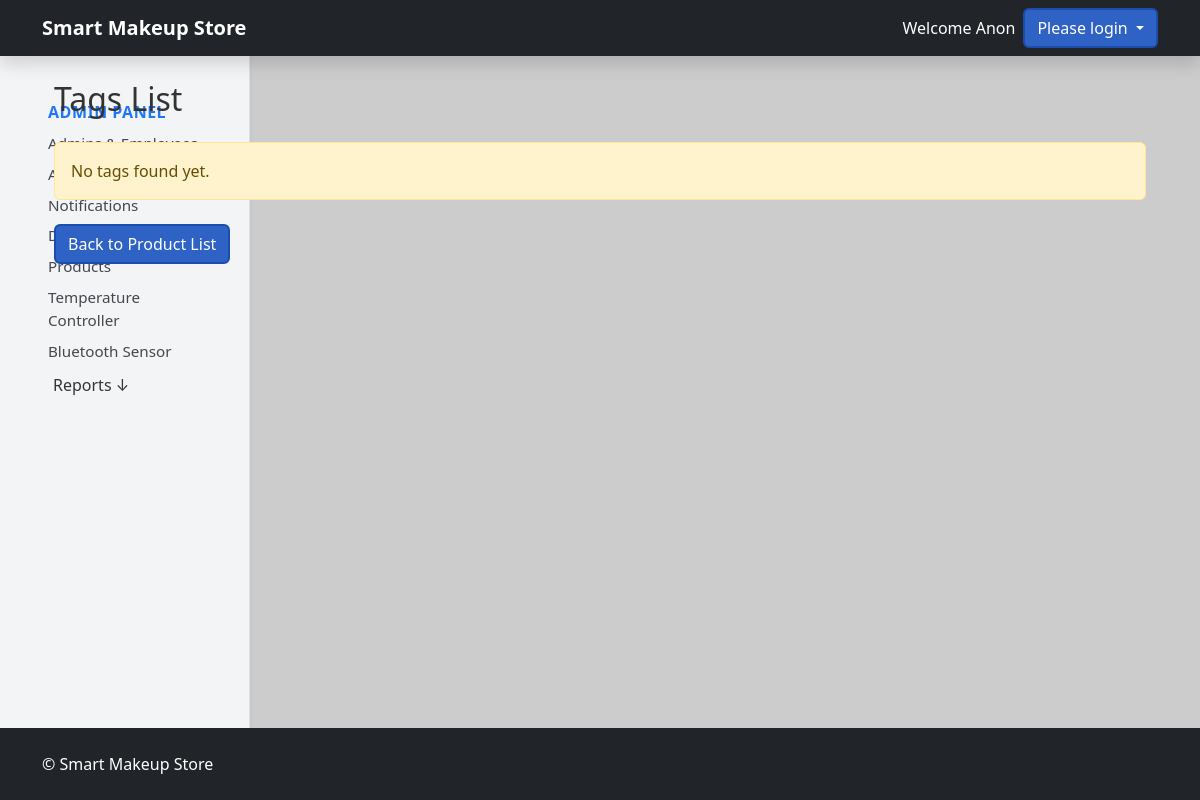
The page /admin-dashboard/products/1/Tags on the database as committed earlier.
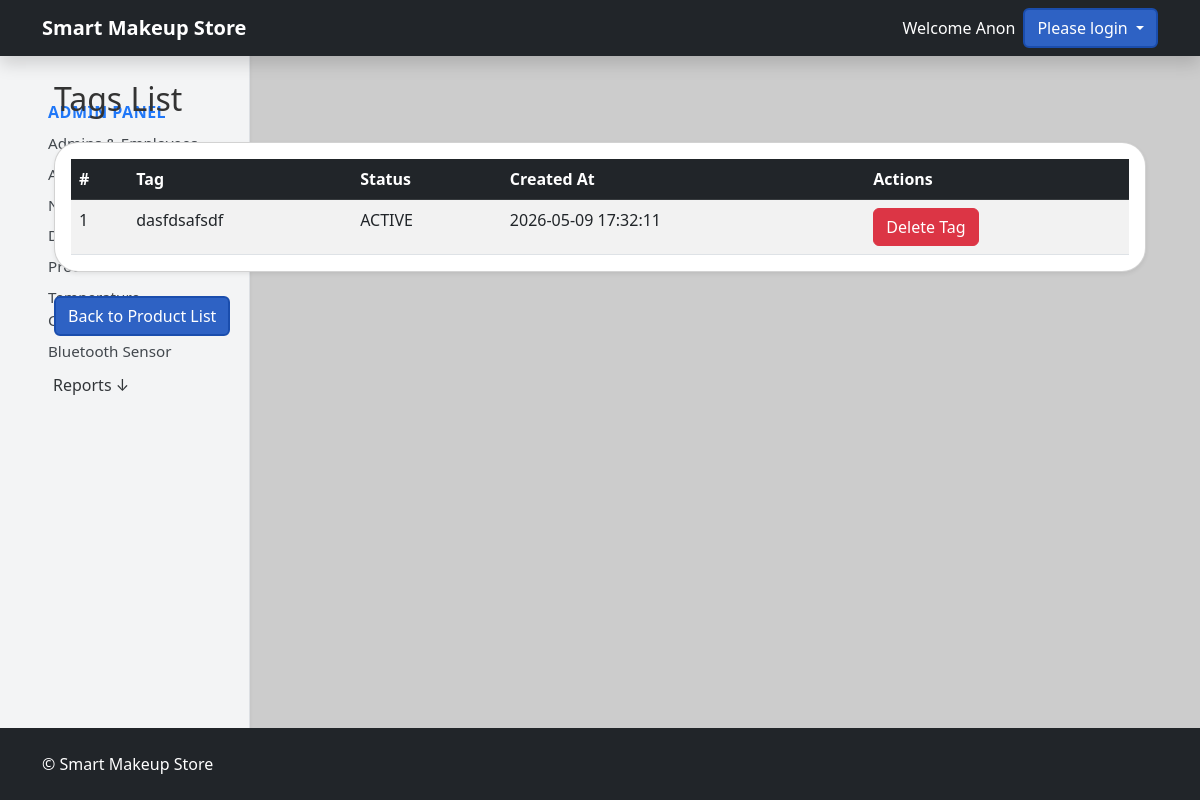
The same page on the database as committed later.
### tables this page shows
CREATE TABLE product_rfid (
            rfid_id INTEGER PRIMARY KEY AUTOINCREMENT,
            product_id INTEGER NOT NULL,
            rfid_tag TEXT UNIQUE NOT NULL,
            rfid_status TEXT DEFAULT 'ACTIVE',
            rfid_created_at TIMESTAMP DEFAULT CURRENT_TIMESTAMP,
            FOREIGN KEY(product_id) REFERENCES products(product_id)
        );

### routes/store.py (the view)
@app.route('/admin-dashboard/products/<int:product_id>/Tags')
def tagsList(product_id):
    storeDb = db.getDB()
    tags = storeDb.execute(
        '''SELECT * from product_rfid where product_id = ?;
'''
    ,(product_id,)).fetchall()
    return render_template('TagsList.html', tags=tags,product_id=product_id)

### models/database.py (called while the page is built)
def getDB():
    conn = sqlite3.connect('store.db', check_same_thread=False)
    conn.row_factory = sqlite3.Row
    return conn

### templates/TagsList.html (shortened to what this page needs)
{% extends "base.html" %} {% block content %}
<div class="container my-4">
  <h2 class="mb-4">Tags List</h2>
  {% include "adminSidebar.html" with context %} {% if tags|length == 0 %}
  <div class="alert alert-warning">No tags found yet.</div>
  {% else %}
  <div class="card shadow-sm">
    <div class="card-body p-3">
      <table class="table table-striped table-hover mb-0">
        <thead class="table-dark">
          <tr>
            <th>#</th>
            <th>Tag</th>
            <th>Status</th>
            <th>Created At</th>
            <th>Actions</th>
          </tr>
        </thead>
        <tbody>
          {% for tag in tags %}
          <tr>
            <td>{{ loop.index }}</td>
            <td>{{ tag.rfid_tag }}</td>
            <td>{{ tag.rfid_status }}</td>
            <td>{{ tag.rfid_created_at }}</td>
            <td>
              <a
                href="{{ url_for('store.removeRFID', rfid_id=tag.rfid_id) }}"
                class="btn btn-danger"
                >Delete Tag</a>
            </td>
          </tr>
          {% endfor %}
        </tbody>
      </table>
    </div>
  </div>
  {% endif %}
  <div class="mt-4">
    <a
      href="{{ url_for('store.productList') }}"
      class="btn btn-primary"
      >Back to Product List</a
    >
  </div>
</div>
{% endblock %}

Rows that differ between the two databases and show on the page:
added product_rfid: rfid_tag "dasfdsafsdf", rfid_status "ACTIVE", rfid_created_at "2026-05-09 17:32:11"
Other text that changed with them:
text no longer shown: "No tags found yet."
text now shown: "# Tag Status Created At Actions"
